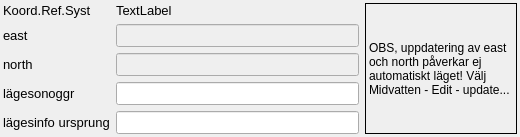
     <widget class="QWidget" name="tab_3">
      <attribute name="title">
       <string>Position (m)</string>
      </attribute>
      <layout class="QGridLayout" name="grid_layout_8">
       <property name="leftMargin">
        <number>3</number>
       </property>
       <property name="topMargin">
        <number>3</number>
       </property>
       <property name="rightMargin">
        <number>3</number>
       </property>
       <property name="bottomMargin">
        <number>3</number>
       </property>
       <item row="0" column="0">
        <layout class="QGridLayout" name="grid_layout_4" columnstretch="7,3">
         <item row="0" column="0">
          <layout class="QGridLayout" name="grid_layout_3">
           <item row="0" column="0">
            <widget class="QLabel" name="label_32">
             <property name="sizePolicy">
              <sizepolicy hsizetype="Minimum" vsizetype="Fixed">
               <horstretch>0</horstretch>
               <verstretch>0</verstretch>
              </sizepolicy>
             </property>
             <property name="minimumSize">
              <size>
               <width>0</width>
               <height>0</height>
              </size>
             </property>
             <property name="maximumSize">
              <size>
               <width>16777215</width>
               <height>16777215</height>
              </size>
             </property>
             <property name="font">
              <font>
               <family>Arial</family>
               <pointsize>10</pointsize>
              </font>
             </property>
             <property name="text">
              <string>Koord.Ref.Syst</string>
             </property>
             <property name="scaledContents">
              <bool>false</bool>
             </property>
             <property name="alignment">
              <set>Qt::AlignLeading|Qt::AlignLeft|Qt::AlignVCenter</set>
             </property>
            </widget>
           </item>
           <item row="0" column="1">
            <widget class="QLabel" name="crs">
             <property name="sizePolicy">
              <sizepolicy hsizetype="Expanding" vsizetype="Fixed">
               <horstretch>0</horstretch>
               <verstretch>0</verstretch>
              </sizepolicy>
             </property>
             <property name="minimumSize">
              <size>
               <width>0</width>
               <height>0</height>
              </size>
             </property>
             <property name="maximumSize">
              <size>
               <width>16777215</width>
               <height>16777215</height>
              </size>
             </property>
             <property name="font">
              <font>
               <family>Arial</family>
               <pointsize>10</pointsize>
               <weight>50</weight>
               <bold>false</bold>
              </font>
             </property>
             <property name="toolTip">
              <string>&lt;!DOCTYPE HTML PUBLIC &quot;-//W3C//DTD HTML 4.0//EN&quot; &quot;http://www.w3.org/TR/REC-html40/strict.dtd&quot;&gt;
&lt;html&gt;&lt;head&gt;&lt;meta name=&quot;qrichtext&quot; content=&quot;1&quot; /&gt;&lt;style type=&quot;text/css&quot;&gt;
p, li { white-space: pre-wrap; }
&lt;/style&gt;&lt;/head&gt;&lt;body style=&quot; font-family:'Ubuntu'; font-size:11pt; font-weight:400; font-style:normal;&quot;&gt;
&lt;p style=&quot; margin-top:0px; margin-bottom:0px; margin-left:0px; margin-right:0px; -qt-block-indent:0; text-indent:0px;&quot;&gt;&lt;span style=&quot; font-family:'MS Shell Dlg 2'; font-size:10pt;&quot;&gt;EPSG ID för det &lt;/span&gt;&lt;/p&gt;
&lt;p style=&quot; margin-top:0px; margin-bottom:0px; margin-left:0px; margin-right:0px; -qt-block-indent:0; text-indent:0px;&quot;&gt;&lt;span style=&quot; font-family:'MS Shell Dlg 2'; font-size:10pt;&quot;&gt;koordinatreferenssystem&lt;/span&gt;&lt;/p&gt;
&lt;p style=&quot; margin-top:0px; margin-bottom:0px; margin-left:0px; margin-right:0px; -qt-block-indent:0; text-indent:0px;&quot;&gt;&lt;span style=&quot; font-family:'MS Shell Dlg 2'; font-size:10pt;&quot;&gt;som används i databasen&lt;/span&gt;&lt;/p&gt;&lt;/body&gt;&lt;/html&gt;</string>
             </property>
             <property name="text">
              <string>TextLabel</string>
             </property>
            </widget>
           </item>
           <item row="1" column="0">
            <widget class="QLabel" name="label_25">
             <property name="sizePolicy">
              <sizepolicy hsizetype="Minimum" vsizetype="Fixed">
               <horstretch>0</horstretch>
               <verstretch>0</verstretch>
              </sizepolicy>
             </property>
             <property name="minimumSize">
              <size>
               <width>0</width>
               <height>0</height>
              </size>
             </property>
             <property name="maximumSize">
              <size>
               <width>16777215</width>
               <height>16777215</height>
              </size>
             </property>
             <property name="font">
              <font>
               <family>Arial</family>
               <pointsize>10</pointsize>
              </font>
             </property>
             <property name="text">
              <string>east</string>
             </property>
             <property name="scaledContents">
              <bool>false</bool>
             </property>
             <property name="alignment">
              <set>Qt::AlignLeading|Qt::AlignLeft|Qt::AlignVCenter</set>
             </property>
            </widget>
           </item>
           <item row="1" column="1">
            <widget class="QLineEdit" name="east">
             <property name="enabled">
              <bool>false</bool>
             </property>
             <property name="sizePolicy">
              <sizepolicy hsizetype="Expanding" vsizetype="Fixed">
               <horstretch>0</horstretch>
               <verstretch>0</verstretch>
              </sizepolicy>
             </property>
             <property name="minimumSize">
              <size>
               <width>0</width>
               <height>0</height>
              </size>
             </property>
             <property name="maximumSize">
              <size>
               <width>16777215</width>
               <height>16777215</height>
              </size>
             </property>
             <property name="font">
              <font>
               <family>Arial</family>
               <pointsize>10</pointsize>
              </font>
             </property>
             <property name="toolTip">
              <string>eastern coordinate</string>
             </property>
             <property name="layoutDirection">
              <enum>Qt::LeftToRight</enum>
             </property>
             <property name="maxLength">
              <number>12</number>
             </property>
            </widget>
           </item>
           <item row="2" column="0">
            <widget class="QLabel" name="label_26">
             <property name="sizePolicy">
              <sizepolicy hsizetype="Minimum" vsizetype="Fixed">
               <horstretch>0</horstretch>
               <verstretch>0</verstretch>
              </sizepolicy>
             </property>
             <property name="minimumSize">
              <size>
               <width>0</width>
               <height>0</height>
              </size>
             </property>
             <property name="maximumSize">
              <size>
               <width>16777215</width>
               <height>16777215</height>
              </size>
             </property>
             <property name="font">
              <font>
               <family>Arial</family>
               <pointsize>10</pointsize>
              </font>
             </property>
             <property name="text">
              <string>north</string>
             </property>
             <property name="scaledContents">
              <bool>false</bool>
             </property>
             <property name="alignment">
              <set>Qt::AlignLeading|Qt::AlignLeft|Qt::AlignVCenter</set>
             </property>
            </widget>
           </item>
           <item row="2" column="1">
            <widget class="QLineEdit" name="north">
             <property name="enabled">
              <bool>false</bool>
             </property>
             <property name="sizePolicy">
              <sizepolicy hsizetype="Expanding" vsizetype="Fixed">
               <horstretch>0</horstretch>
               <verstretch>0</verstretch>
              </sizepolicy>
             </property>
             <property name="minimumSize">
              <size>
               <width>0</width>
               <height>0</height>
              </size>
             </property>
             <property name="maximumSize">
              <size>
               <width>16777215</width>
               <height>16777215</height>
              </size>
             </property>
             <property name="font">
              <font>
               <family>Arial</family>
               <pointsize>10</pointsize>
              </font>
             </property>
             <property name="toolTip">
              <string>northern coordinate</string>
             </property>
             <property name="inputMethodHints">
              <set>Qt::ImhNone</set>
             </property>
             <property name="maxLength">
              <number>12</number>
             </property>
            </widget>
           </item>
           <item row="3" column="0">
            <widget class="QLabel" name="xy_onog_label">
             <property name="sizePolicy">
              <sizepolicy hsizetype="Minimum" vsizetype="Fixed">
               <horstretch>0</horstretch>
               <verstretch>0</verstretch>
              </sizepolicy>
             </property>
             <property name="minimumSize">
              <size>
               <width>0</width>
               <height>0</height>
              </size>
             </property>
             <property name="maximumSize">
              <size>
               <width>16777215</width>
               <height>16777215</height>
              </size>
             </property>
             <property name="font">
              <font>
               <family>Arial</family>
               <pointsize>10</pointsize>
              </font>
             </property>
             <property name="text">
              <string>lägesonoggr</string>
             </property>
             <property name="scaledContents">
              <bool>false</bool>
             </property>
             <property name="alignment">
              <set>Qt::AlignLeading|Qt::AlignLeft|Qt::AlignVCenter</set>
             </property>
            </widget>
           </item>
           <item row="3" column="1">
            <widget class="QLineEdit" name="ne_accur">
             <property name="sizePolicy">
              <sizepolicy hsizetype="Expanding" vsizetype="Fixed">
               <horstretch>0</horstretch>
               <verstretch>0</verstretch>
              </sizepolicy>
             </property>
             <property name="minimumSize">
              <size>
               <width>0</width>
               <height>0</height>
              </size>
             </property>
             <property name="maximumSize">
              <size>
               <width>16777215</width>
               <height>16777215</height>
              </size>
             </property>
             <property name="font">
              <font>
               <family>Arial</family>
               <pointsize>10</pointsize>
              </font>
             </property>
             <property name="toolTip">
              <string>accuracy for position</string>
             </property>
             <property name="text">
              <string/>
             </property>
            </widget>
           </item>
           <item row="4" column="0">
            <widget class="QLabel" name="label_14">
             <property name="sizePolicy">
              <sizepolicy hsizetype="Minimum" vsizetype="Fixed">
               <horstretch>0</horstretch>
               <verstretch>0</verstretch>
              </sizepolicy>
             </property>
             <property name="minimumSize">
              <size>
               <width>0</width>
               <height>0</height>
              </size>
             </property>
             <property name="maximumSize">
              <size>
               <width>16777215</width>
               <height>16777215</height>
              </size>
             </property>
             <property name="font">
              <font>
               <family>Arial</family>
               <pointsize>10</pointsize>
              </font>
             </property>
             <property name="text">
              <string>lägesinfo ursprung</string>
             </property>
             <property name="alignment">
              <set>Qt::AlignLeading|Qt::AlignLeft|Qt::AlignVCenter</set>
             </property>
            </widget>
           </item>
           <item row="4" column="1">
            <widget class="QLineEdit" name="ne_source">
             <property name="sizePolicy">
              <sizepolicy hsizetype="Preferred" vsizetype="Fixed">
               <horstretch>0</horstretch>
               <verstretch>0</verstretch>
              </sizepolicy>
             </property>
             <property name="minimumSize">
              <size>
               <width>0</width>
               <height>0</height>
              </size>
             </property>
             <property name="maximumSize">
              <size>
               <width>16777215</width>
               <height>16777215</height>
              </size>
             </property>
             <property name="font">
              <font>
               <family>Arial</family>
               <pointsize>10</pointsize>
              </font>
             </property>
             <property name="toolTip">
              <string>&lt;!DOCTYPE HTML PUBLIC &quot;-//W3C//DTD HTML 4.0//EN&quot; &quot;http://www.w3.org/TR/REC-html40/strict.dtd&quot;&gt;
&lt;html&gt;&lt;head&gt;&lt;meta name=&quot;qrichtext&quot; content=&quot;1&quot; /&gt;&lt;style type=&quot;text/css&quot;&gt;
p, li { white-space: pre-wrap; }
&lt;/style&gt;&lt;/head&gt;&lt;body style=&quot; font-family:'Ubuntu'; font-size:11pt; font-weight:400; font-style:normal;&quot;&gt;
&lt;p style=&quot; margin-top:0px; margin-bottom:0px; margin-left:0px; margin-right:0px; -qt-block-indent:0; text-indent:0px;&quot;&gt;Varifrån kommer lägesinformationen?&lt;/p&gt;&lt;/body&gt;&lt;/html&gt;</string>
             </property>
            </widget>
           </item>
          </layout>
         </item>
         <item row="0" column="1">
          <widget class="QLabel" name="label_10">
           <property name="sizePolicy">
            <sizepolicy hsizetype="Preferred" vsizetype="Preferred">
             <horstretch>0</horstretch>
             <verstretch>0</verstretch>
            </sizepolicy>
           </property>
           <property name="autoFillBackground">
            <bool>false</bool>
           </property>
           <property name="frameShape">
            <enum>QFrame::Box</enum>
           </property>
           <property name="midLineWidth">
            <number>0</number>
           </property>
           <property name="text">
            <string>OBS, uppdatering av east och north påverkar ej automatiskt läget! Välj Midvatten - Edit - update...</string>
           </property>
           <property name="wordWrap">
            <bool>true</bool>
           </property>
          </widget>
         </item>
        </layout>
       </item>
      </layout>
     </widget>
